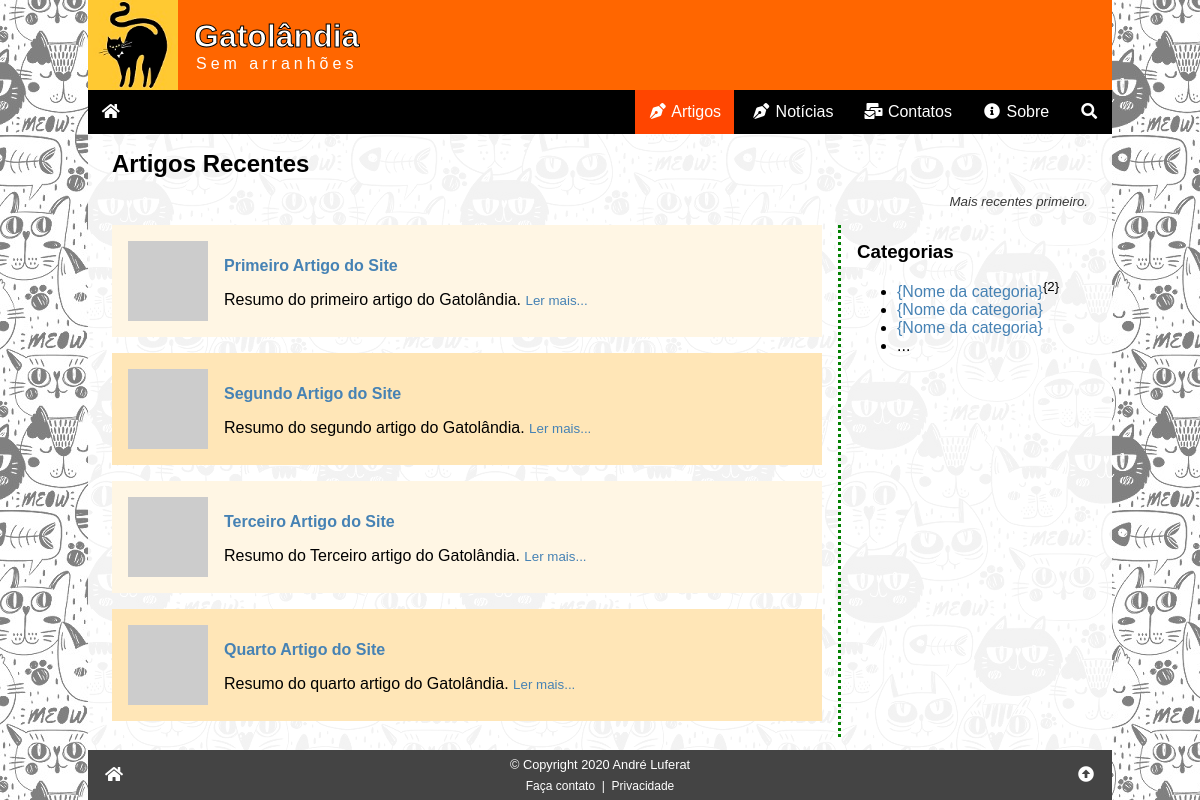
Page /artigos.php on the earlier database version.
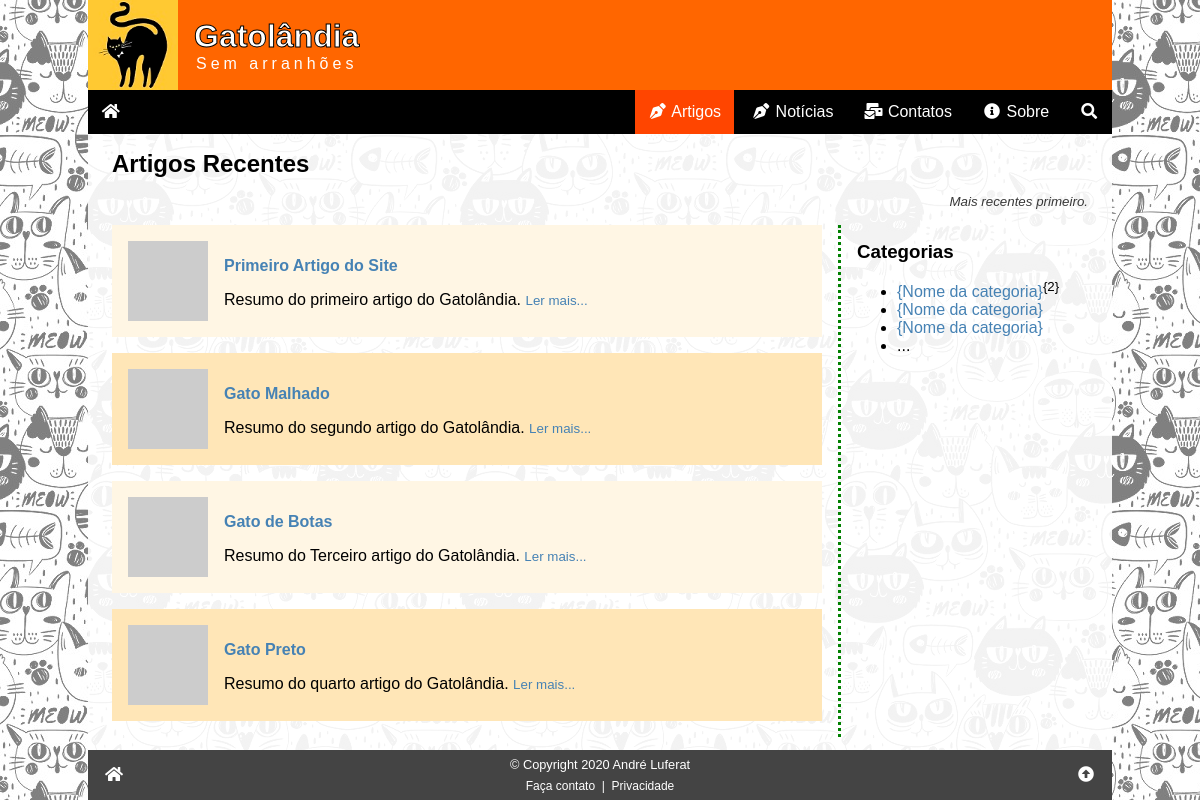
Same page on the later database version.
### tables this page shows
CREATE TABLE artigos (
    id_artigo INT PRIMARY KEY NOT NULL AUTO_INCREMENT,
    data TIMESTAMP DEFAULT CURRENT_TIMESTAMP,
    titulo VARCHAR(255) NOT NULL,
    imagem VARCHAR(255) COMMENT 'URL da imagem - thumbnail',
    resumo VARCHAR(255) NOT NULL COMMENT 'Resumo do artigo',
    texto LONGTEXT NOT NULL COMMENT 'Texto (HTML) do artigo completo',
    autor_id INT NOT NULL,
    campo1 TEXT COMMENT 'Reservado para uso futuro',
    campo2 TEXT COMMENT 'Reservado para uso futuro',
    campo3 TEXT COMMENT 'Reservado para uso futuro',
    status ENUM ('inativo', 'ativo') DEFAULT 'ativo',

     
    FOREIGN KEY (autor_id) REFERENCES autores (id_autor)
);

### artigos.php (the view, shortened to what this page needs)
<?php
require '_config.php';
$css = "/css/artigos.css";
$menu = "artigos";
$sql = "SELECT id_artigo, titulo, imagem, resumo FROM artigos WHERE status = 'ativo' ORDER BY data DESC";
$res = $conn->query($sql);
$artigos = '';
while ($art = $res->fetch_assoc()) {
    $artigos .= <<<HTML
<div class="artigo">
    <a href="artigo.php?id={$art['id_artigo']}"><img src="{$art['imagem']}" alt="{$art['titulo']}"></a>
    <a href="artigo.php?id={$art['id_artigo']}"><h4>{$art['titulo']}</h4></a>
    <span>{$art['resumo']}</span>
    <small><a href="artigo.php?id={$art['id_artigo']}">Ler mais...</a></small>
</div>
HTML;
}
require '_header.php';
?>
<h2>Artigos Recentes</h2>
<small class="subtitulo">Mais recentes primeiro.</small>
<div class="row">
    <div class="col1"><?php echo $artigos ?></div>
    <aside class="col2">
        <h3>Categorias</h3>
        <ul>
            <li><a href="artigos.php?c={id_categoria}">{Nome da categoria}</a><sup>{2}</sup></li>
            <li><a href="artigos.php?c={id_categoria}">{Nome da categoria}</a></li>
            <li><a href="artigos.php?c={id_categoria}">{Nome da categoria}</a></li>
            <li>...</li>
        </ul>
    </aside>
</div>
<?php
require '_footer.php';
?>

### _header.php (shortened to what this page needs)
<?php
if ( $css == "" ) {
    $css = null;
} else {
    $css = "\t<link rel=\"stylesheet\" href=\"{$css}\">\n";
}
?><!DOCTYPE html>
<html lang="pt-br">
<head>
    <link rel="stylesheet" href="/css/global.css">
<?php echo $css ?>
    <link rel="stylesheet" href="/css/all.min.css">
</head>
<body>
<div class="wrap">
    <header class="header">
        <a href="index.php"><img src="/img/logo01.jpg" alt="Gatolândia" title="Home Page do Gatolândia"></a>
        <h1>Gatolândia<small>Sem arranhões</small></h1>
    </header>
    <nav>
        <div class="nav">
            <a href="/" title="Página inicial"><i class="fas fa-fw fa-home"></i></a>
            <div id="menulinks">
                <a <?php echo ($menu == 'artigos') ? 'class="active"' : null; ?> href="/artigos.php"><i class="fas fa-fw fa-pen-nib"></i> Artigos</a>
                <a <?php echo ($menu == 'noticias') ? 'class="active"' : null; ?> href="/noticias.php"><i class="fas fa-fw fa-pen-nib"></i> Notícias</a>
                <a <?php echo ($menu == 'contatos') ? 'class="active"' : null; ?> href="/contatos.php"><i class="fas fa-fw fa-mail-bulk"></i> Contatos</a>
                <a <?php echo ($menu == 'sobre') ? 'class="active"' : null; ?> href="/sobre.php"><i class="fas fa-fw fa-info-circle"></i> Sobre</a>
                <a <?php echo ($menu == 'procurar') ? 'class="active"' : null; ?> href="/procurar.php" title="Procurar"><i class="fas fa-fw fa-search"></i><span>&nbsp;Procurar</span></a>
            </div>
        </div>
    </nav>
    <main class="main">

### _footer.php (shortened to what this page needs)
</main>
    <footer class="footer">
        <a href="/" title="Ir para a página inicial"><i class="fas fa-fw fa-home"></i></a>
        <div>
            &copy; Copyright 2020 André Luferat
            <div>
                <a href="/contatos.php">&nbsp;Faça contato&nbsp;</a>
                |
                <a href="/privacidade.php">&nbsp;Privacidade&nbsp;</a>
            </div>
        </div>
        <a href="#topo" title="Ir para o topo da página"><i class="fas fa-fw fa-arrow-alt-circle-up"></i></a>
    </footer>
</div>
</body>
</html>

### css/global.css (style rules this page uses)
:root { --tamanho-texto-site: 16px; --tipo-fonte-site: sans-serif; --cor-dos-links: steelblue; --cor-dos-links-em-hover: orangered; --fundo-da-pagina: url('/img/fundo02.jpg') black fixed; }
* { box-sizing: border-box; }
html, body { padding: 0; margin: 0; width: 100%; height: 100%; position: relative; font-size: var(--tamanho-texto-site); font-family: var(--tipo-fonte-site); }
a { color: var(--cor-dos-links); text-decoration: none; }
p, h1, h2, h3, h4, h5 { margin: 1rem 0; }
body { background: var(--fundo-da-pagina); }
.wrap { background: rgba(255, 255, 255, .9); width: 100%; max-width: 1024px; margin: auto; }
.header { background: #ff6600; color: white; display: flex; align-items: center; }
.header img { width: 90px; height: 90px; display: block; margin-right: 1rem; }
.header h1 { margin: 0; text-align: center; -webkit-text-stroke: 1px #000; }
.header small { display: block; font-size: 1rem; font-weight: normal; letter-spacing: .25rem; text-shadow: none; -webkit-text-stroke: 0; }
.footer { display: flex; justify-content: space-between; align-items: center; background: #444; color: white; text-align: center; }
.footer a { padding: 1rem; color: white; }
.footer>div { font-size: .8rem; }
.footer>div>div { font-size: .75rem; margin-top: .4rem; }
.footer>div>div a { padding: 0; }
.main { padding: 0 1.5rem; }
.nav { background: #000; display: flex; justify-content: flex-end; position: relative; }
.nav a { display: block; padding: .8rem; color: #fff; }
.nav a:hover, .active { background: orangered; text-decoration: none; }
.nav>a:first-child { margin-right: auto; }
#menulinks { display: none; background: #333; position: absolute; top: 2.75rem; left: 0; box-shadow: 5px 5px 5px #888; min-width: 70%; }
@media (min-width: 575px) { #menulinks { display: inline-block; background: inherit; position: relative; top: auto; left: auto; box-shadow: none; min-width: auto; } }
@media (min-width: 575px) { .nav a { display: inline-block; } }
.wrap { display: flex; flex-direction: column; min-height: 100%; }
.main { flex-grow: 1; }

### css/artigos.css (style rules this page uses)
.artigo { padding: 1rem; overflow: auto; margin-bottom: 1rem; }
.artigo:nth-child(even) { background: rgb(255, 230, 183); }
.artigo:nth-child(odd) { background: rgb(255, 246, 228); }
.artigo img { width: 80px; height: 80px; float: left; margin-right: 1rem; }
.subtitulo { display: block; margin-bottom: 1rem; text-align: right; color: rgb(56, 56, 56); font-style: italic; }
.row { display: flex; width: 100%; flex-direction: column; }
.col2 { width: 100%; border-top: 3px dotted green; margin-top: 2rem; margin-bottom: 2rem; }
@media (min-width: 640px) { .row { flex-direction: row; } }
@media (min-width: 640px) { .col1 { flex-grow: 1; padding-right: 1rem; } }
@media (min-width: 640px) { .col2 { width: 250px; padding-left: 1rem; border: 0; margin: 0; border-left: 3px dotted green; } }

Differences in the rows shown:
changed artigos "Resumo do segundo artigo do Gatolândia.": titulo "Segundo Artigo do Site" → "Gato Malhado"
changed artigos "Resumo do Terceiro artigo do Gatolândia.": titulo "Terceiro Artigo do Site" → "Gato de Botas"
changed artigos "Resumo do quarto artigo do Gatolândia.": titulo "Quarto Artigo do Site" → "Gato Preto"
